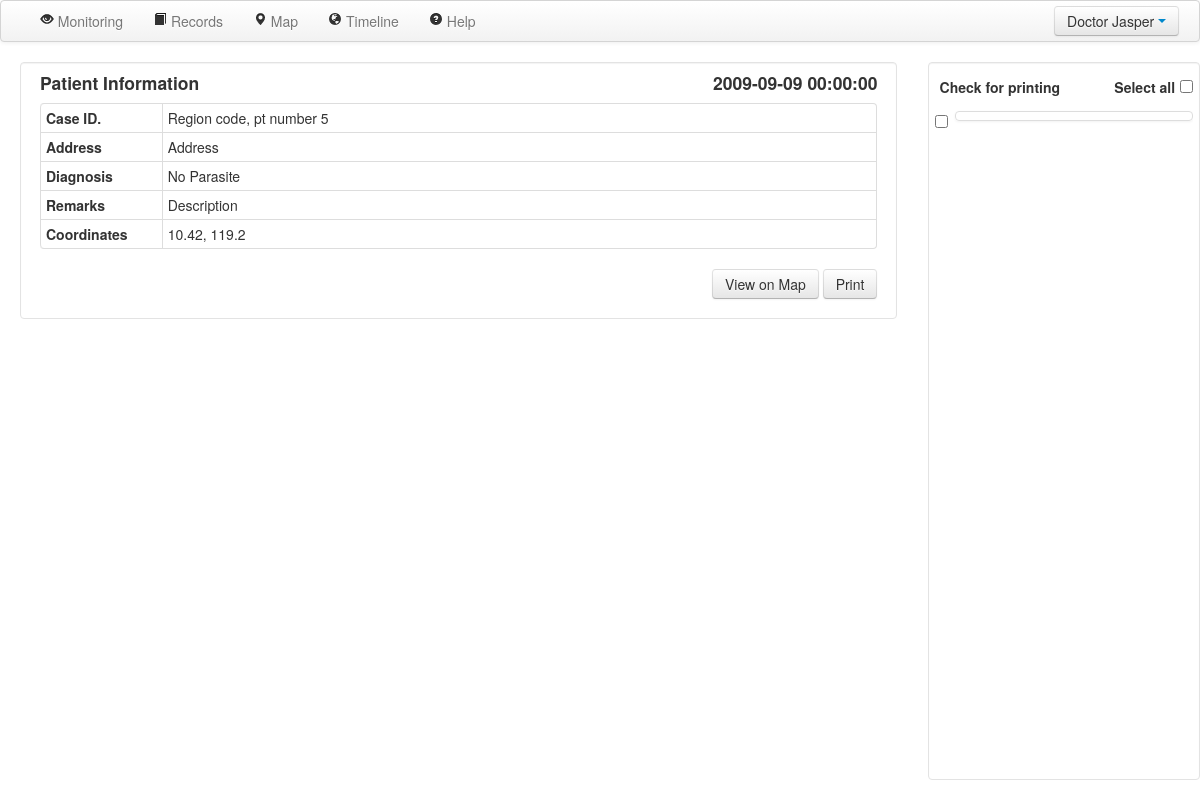
/case/5/ (signed in), run on an earlier commit of the app's database.
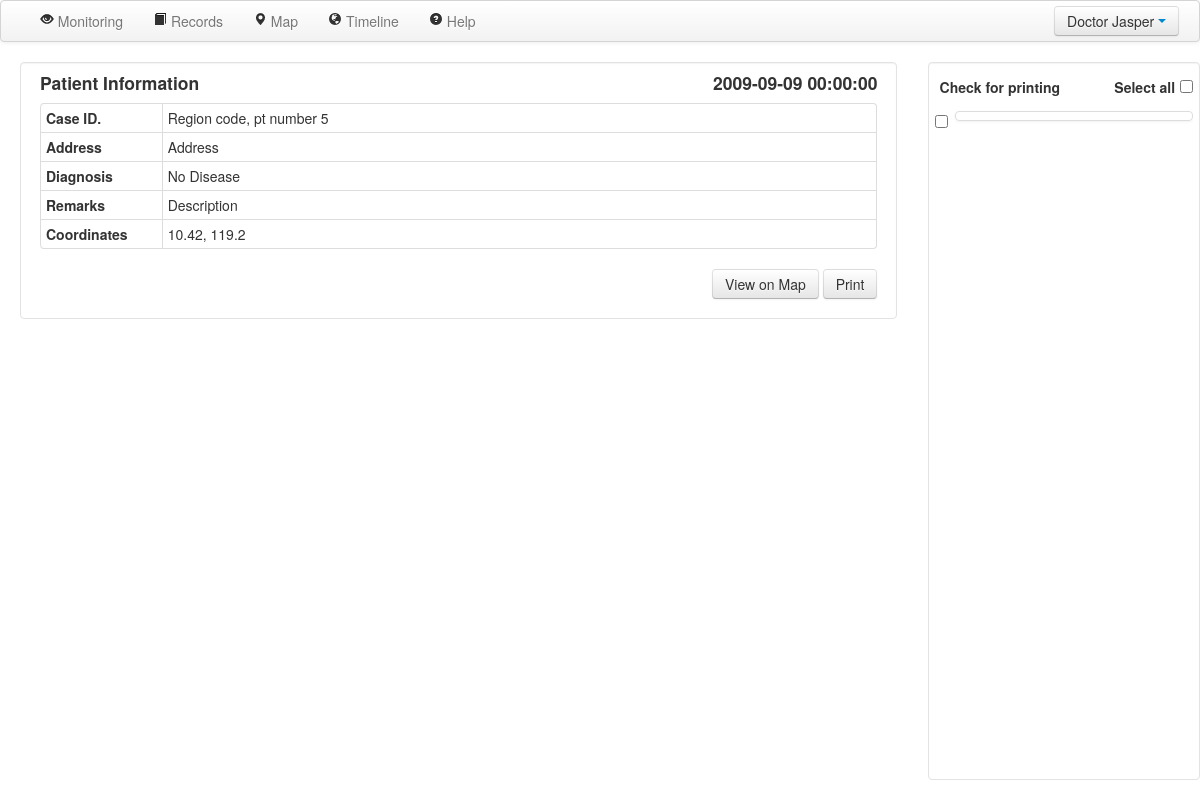
And on a later commit of the database.
### serveus/models.py (models this page shows, shortened)
class UserType(db.Model):
    __tablename__ = 'usertype'
    id = db.Column(db.Integer, primary_key=True)
    name = db.Column(db.String(80), unique=True)
    users = db.relationship('User', backref='usertype', lazy='dynamic')

class User(db.Model, UserMixin):
    __tablename__ = 'user'
    id = db.Column(db.Integer, primary_key=True)
    username = db.Column(db.String(80), unique=True)
    password = db.Column(db.String(120))
    usertype_id = db.Column(db.Integer, db.ForeignKey('usertype.id'))
    case =  db.relationship('Case', backref='user', lazy='dynamic')

class Case(db.Model):
    __tablename__ = 'case'
    id = db.Column(db.Integer, primary_key=True)
    date = db.Column(db.DateTime())
    parasite = db.Column(db.String(100))
    description = db.Column(db.String(1000))
    lat = db.Column(db.Float)
    lng = db.Column(db.Float)
    user_id = db.Column(db.Integer, db.ForeignKey('user.id'))
    images = db.relationship('Image', backref='case', lazy='dynamic')

### serveus/views.py (the view, shortened to what this page needs)
@app.route('/case/<int:id>/',  methods = ['GET', 'POST'])
def case(id):
    case = Case.query.get(id)
    images = []
    for img in case.images:
        images.append('pic/' + str(img.id))
    images = sorted(images)
    return render_template("case.html", case = case, user = current_user, images=images)

### serveus/views.py (called while the page is built)
@login_manager.user_loader
def load_user(userid):
    return User.query.get(userid)

### serveus/templates/case.html (shortened to what this page needs)
<!DOCTYPE html>
<html>
	<head>
		<link href="/static/css/bootstrap.min.css" rel="stylesheet" media="screen">
		<link href="/static/css/bootstrap-responsive.css" rel="stylesheet">
        <link href="/static/css/bootstrap-image-gallery.css" rel="stylesheet">
	</head>
	<body>
    <form id="super" action="" method="post">
		<div class="navbar" style="width: 100%;">
			<div class="navbar-inner">
                <ul class="nav pull-right">
                    <div class="btn-group">
                        <a class="btn dropdown-toggle" data-toggle="dropdown" href="#">
                        {{user.usertype.name}} {{ user.username }}
                        <span class="caret"></span>
                        </a>
                    </div>
                </ul>
                <div class="nav-collapse collapse">
                    <div>
                        <ul class="nav pull-left">
                            <li>&nbsp</li>
                            <li><a href="/monitoring/"><i class="icon-eye-open"></i> Monitoring</a></li>
                            <li><a href="/records/"><i class="icon-book"></i> Records</a></li>
                            <li><a href="/map/"><i class="icon-map-marker"></i> Map</a></li>
                            <li><a href="/timeline/"><i class="icon-globe"></i> Timeline</a></li>
                            <li><a href="#helpModal" id="help" data-toggle="modal"><i class="icon-question-sign"></i> Help</a></li>
                        </ul>
                    </div>
                </div>
			</div>
		</div>
		<div class="container-fluid" style="background-color: white; position: relative; height: 100%; padding-bottom: 0; padding-right: 0">
			<div class="row-fluid" style="background-color: white; position: relative; height: 100%">
				<div class="span9 well container" style="background-color: white; padding-top: 0;" >
					<h4 class="pull-left">Patient Information</h4>
                    <h4 class="pull-right">{{case.date}}</h4>
                    <table class="table table-condensed table-bordered" style="width: 100%">
                    <tr><th class="span2">Case ID.<td class="span10">Region code, pt number {{case.id}}
                    <tr><th>Address<td>Address
                    <tr><th>Diagnosis<td>{{case.parasite}}
                    <tr><th>Remarks<td>{{case.description}}
                    <tr><th>Coordinates<td>{{case.lat}}, {{case.lng}}
                    </table>
                    <div class="pull-right">
                    <a class="btn btn-medium" href="/map/?lat={{case.lat}}&lng={{case.lng}}&zoom=13&date_start=1/1/1970&date_end=Today">View on Map</a>
                    <input class="btn btn-medium" type="submit" value="Print" style="height: 30px">
                    </div>
				</div>
				<div class="span3 well" style="background-color: white; overflow-y: auto; overflow-x:hidden; position: relative; height: 100%; padding: 0.5%; padding-top: 0;">
                    <div class="tab-content">
                        <div class="tab-pane fade in active" id="raw_images">
                            <table class="table-condensed" style="width: 100%; vertical-align: bottom; padding: 0; margin: 0">
                            <tr>
                            <td style="width: 64%"><h5 class="pull-left">Check for printing</h5>
                            <td style="width: 34%"><h5 class="pull-right">Select all</h5>
                            <td style="width: 2%; padding: 0%"><input id="selectAll" class=" pull-right" type="checkbox" onclick="toggleAll()" style="margin-bottom: 5px">
                            </table>
                            <div class="row-fluid" id="gallery" data-toggle="modal-gallery" data-target="#modal-gallery" style="padding: 0">
                                <ul class="thumbnails">
                                 {% for i in images %}
                                <li class="span12" style="margin: 0; margin-left: 0; margin-right: 1.2%; margin-bottom: 1.2%">
                                    <div class="container span12">
                                        <input class=" pull-left" type="checkbox" name="checkbox_{{loop.index0}}" id="chkbox_{{loop.index0}}" onchange="toggleSelectAll({{loop.index0}})">
                                        <a title="{{i}}" href="/{{i}}" class="thumbnail  pull-right" style="width: calc(100% - 30px)" data-gallery="gallery" onclick="window.currentImageIndex={{loop.index0}};getElementById('currentlyViewed_chkbox_printing').checked = document.getElementById('chkbox_'+{{loop.index0}}).checked;">
                                        </a>
                                    </div>
                                 {% endfor %}
                                 </li>
                                </ul>
                            </div>
                        </div>
                    </div>
				</div>
			</div>
		</div>
    </form>
	</body>
</html>

### serveus/templates/case.html (style rules this page uses)
html, body { margin:0; padding:0; height:100%; }
#super { height: calc(100% - 82px); }

What changed in the data, as far as the page shows it:
changed Case "Description": parasite "No Parasite" → "No Disease"
